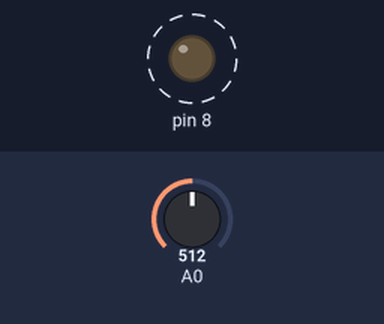
A sketch run on a simulated Arduino Uno, built with avr-gcc and run on an emulated ATmega328P. On the bench: output pins drawn as LEDs (lit = HIGH). Dashed ring = blinking. The inputs (shaded band) are chosen by the test bench; at power-on: A0 = 512. What the sketch prints to the serial monitor is not drawn.

Above: at 0.5 s.
Timing chart, 0 to 4.6 s (numbered marks = the images above):
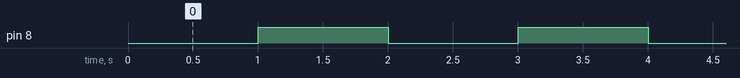

The sketch:

spo2_test.ino
```cpp
boolean ledstate=HIGH;
void setup()
{
  pinMode(A0,INPUT);
  pinMode(8,OUTPUT);
  Serial.begin(9600);
}
void loop()
{ledstate=!ledstate;
  digitalWrite(8,ledstate);
  Serial.println(analogRead(A0));
  delay(1000);
}
```

Measured:
- by itself, pin 8: alternates HIGH for 1.0 s and LOW for 1.0 s
